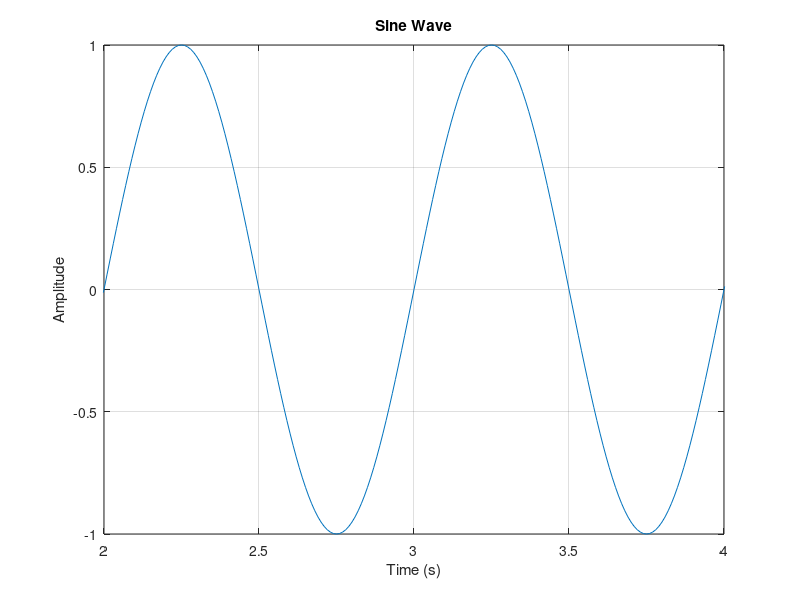

MATLAB code to generate this figure:
% Generate sample data
fs = 100;               % Sampling frequency (Hz)
t = 0:1/fs:10;         % Time vector for 10 seconds
y = sin(2 * pi * 1 * t); % Sine wave

% Create a figure for plotting
figure('Name', 'Display Part of Data Example', 'Position', [100, 100, 800, 400]);

% Plot the entire data
plot(t, y);
title('Sine Wave');
xlabel('Time (s)');
ylabel('Amplitude');
grid on;

% Set the x-axis limits to display only a specific part of the data
xlim([2, 4]); % Display data from t = 2 to t = 4 seconds
ylim([-1, 1]); % Optional: Set y-axis limits if needed
